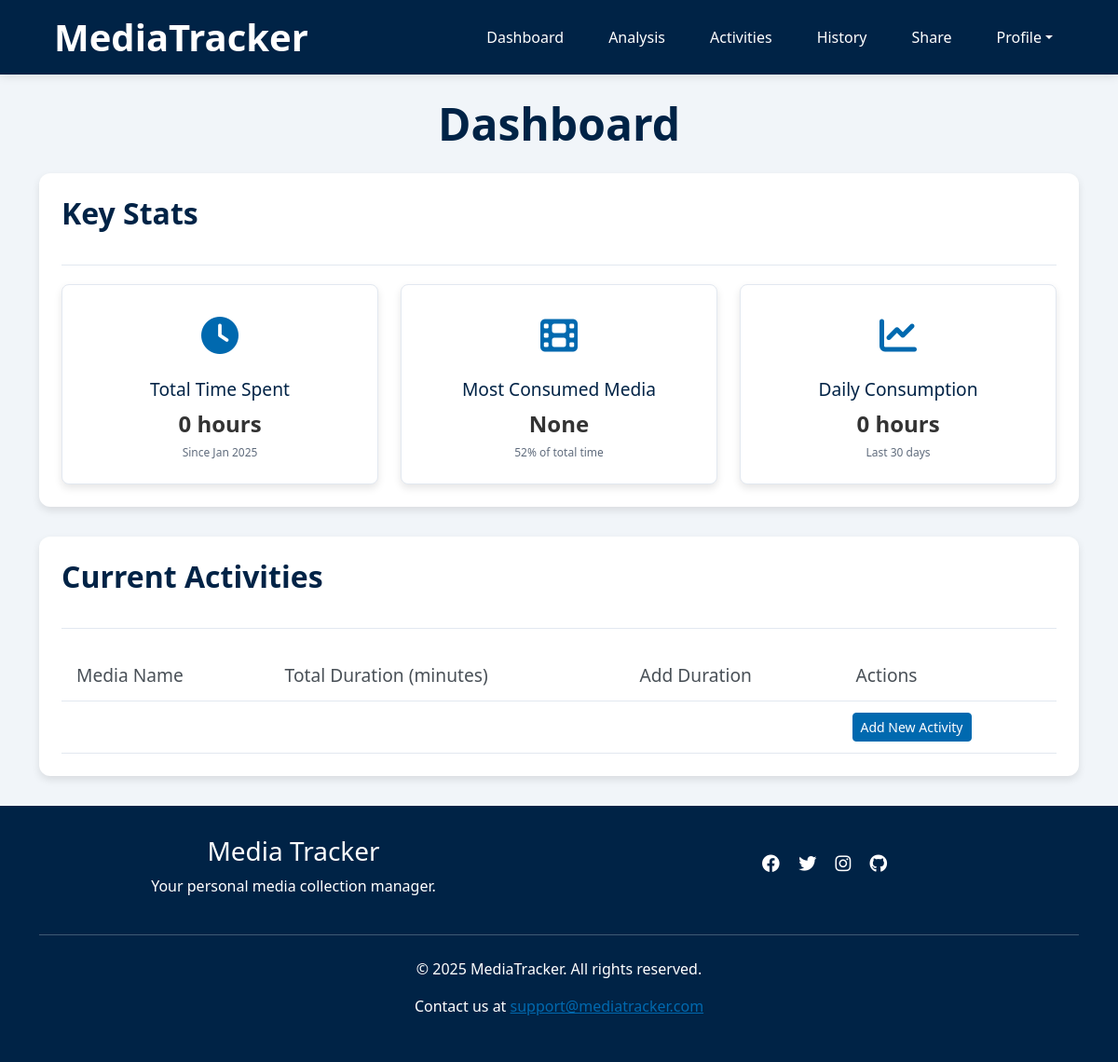
Page /dashboard (signed in) on the earlier database version.
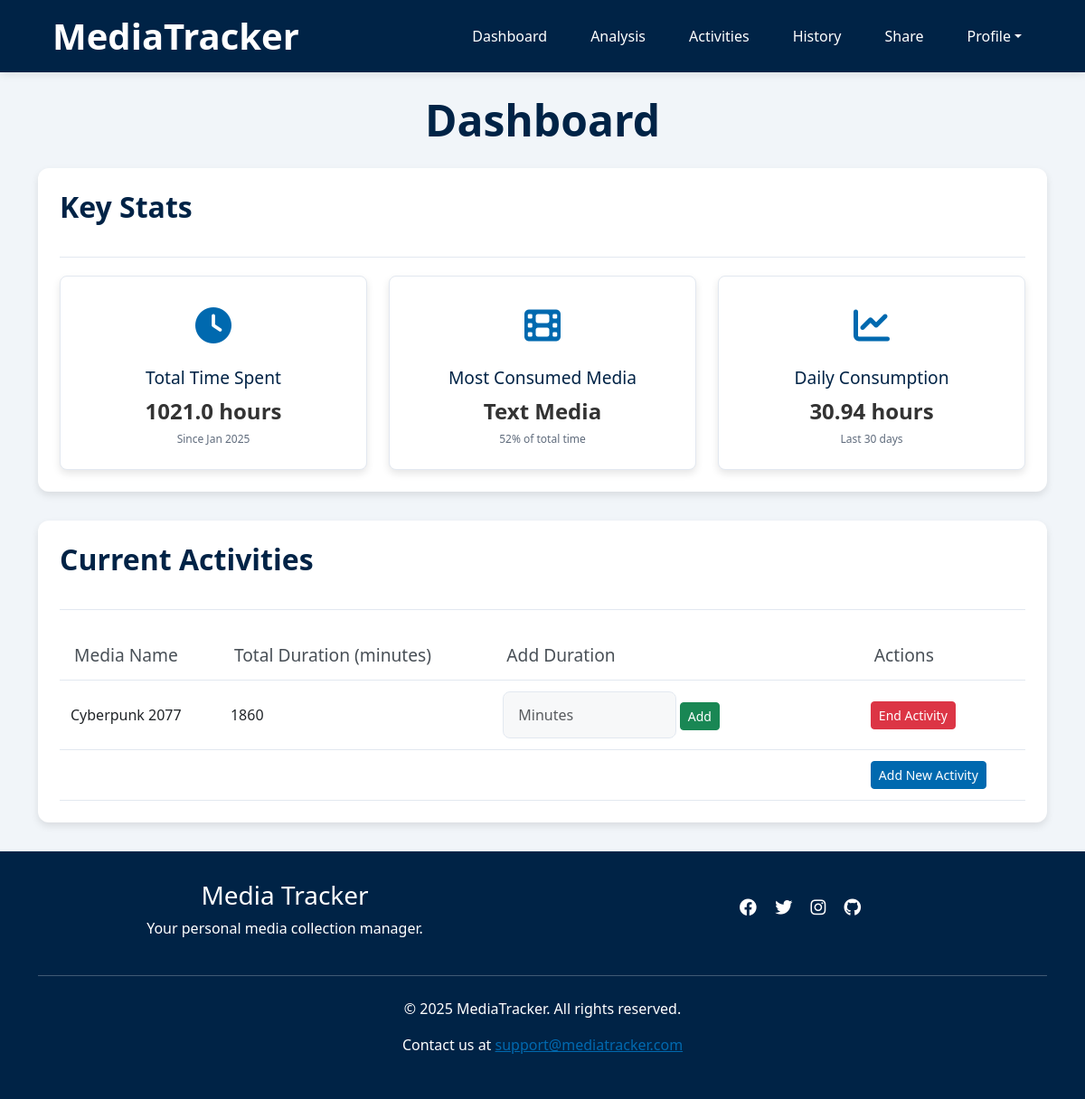
Same page on the later database version.
### app/models.py (models this page shows)
class Activities(db.Model):
    __tablename__ = 'Activities'
    id = db.Column(db.Integer, primary_key=True)
    username = db.Column(db.String(80), db.ForeignKey('Users.username'), nullable=False)
    media_type = db.Column(db.String(50), nullable=False)
    media_subtype = db.Column(db.String(50), nullable=True)
    media_name = db.Column(db.String(120), nullable=False)
    status = db.Column(db.String(20), nullable=False, default='ongoing')
    start_date = db.Column(db.Date, nullable=True)
    end_date = db.Column(db.Date, nullable=True)
    rating = db.Column(db.Float, nullable=True)
    comment = db.Column(db.Text, nullable=True)
    media_entries = db.relationship('Entries', backref='activity')

### app/routes.py (the view)
@app.route('/dashboard', methods=['GET', 'POST'])
def dashboard():
    if 'username' not in session:
        flash('Please log in to view your dashboard.', 'danger')
        return redirect(url_for('index'))
    username = session['username']
    if request.method == 'POST':
        handle_dashboard_form(username, request.form)
        return redirect(url_for('dashboard'))
    stats = get_user_statistics(username)
    current_activities = get_current_activities(username)
    return render_template(
        'dashboard.html',
        total_time=stats['total_time'],
        most_consumed_media=stats['most_consumed_media'],
        daily_average_time=stats['daily_average_time'],
        current_activities=current_activities
    )

### app/helpers/dashboard_handler.py (called while the page is built)
def get_current_activities(username):
    current_activities = Activities.query.filter_by(username=username, status='ongoing').all()
    activities = []
    for activity in current_activities:
        total_duration = db.session.query(
            func.sum(Entries.duration)
        ).filter_by(activity_id=activity.id).scalar()
        activities.append({
            "media_name": activity.media_name,
            "media_type": activity.media_type,
            "total_duration": total_duration or 0,
            "activity_id": activity.id
        })
    return activities

### app/templates/dashboard.html (shortened to what this page needs)
{% extends "base.html" %}
{% block content %}
<div class="container">
    <h1 class="text-center page-title">Dashboard</h1>
     <section class="section wow fadeInUp" data-wow-duration="0.2s" data-wow-delay="0.05s">
        <div class="section-header">
            <h2 class="section-title">Key Stats</h2>
        </div>
        <div class="stats-grid">
            <div class="stats-metric-card">
                <div class="stats-icon clock">
                    <i class="fas fa-clock"></i>
                </div>
                <div class="container">
                    <div class="stats-info"><h3>Total Time Spent</h3></div>
                    <div class="stats-info"><p>{{ total_time }} hours</p></div>
                    <div class="stats-sub">Since Jan 2025</div>
                </div>
            </div>
            <div class="stats-metric-card">
                <div class="stats-icon film">
                    <i class="fas fa-film"></i>
                </div>
                <div class="container">
                    <div class="stats-info"><h3>Most Consumed Media</h3></div>
                    <div class="stats-info"><p>{{ most_consumed_media }}</p></div>
                    <div class="stats-sub">52% of total time</div>
                </div>
            </div>
            <div class="stats-metric-card">
                <div class="stats-icon chart">
                    <i class="fas fa-chart-line"></i>
                </div>
                <div class="container">
                    <div class="stats-info"><h3>Daily Consumption</h3></div>
                    <div class="stats-info"><p>{{ daily_average_time }} hours</p></div>
                    <div class="stats-sub">Last 30 days</div>
                </div>
            </div>
        </div>
    </section>
    <section class="section wow fadeInUp" data-wow-duration="0.2s" data-wow-delay="0.1s">
        <div class="section-header" style="margin-bottom: 0;">
            <h2 class="section-title">Current Activities</h2>
        </div>
        <div  class="table-container">
        <table>
            <thead>
                <tr>
                    <th>Media Name</th>
                    <th>Total Duration (minutes)</th>
                    <th>Add Duration</th>
                    <th>Actions</th>
                </tr>
            </thead>
            <tbody>
                {% for activity in current_activities %}
                <tr>
                    <td>{{ activity.media_name }}</td>
                    <td>{{ activity.total_duration }}</td>
                    <td>
                        <form action="{{ url_for('dashboard') }}" method="POST" class="d-inline">
                            <input type="number" name="duration" class="form-control d-inline w-50" placeholder="Minutes" required>
                            <button type="submit" name="add_duration" class="btn btn-success btn-sm">Add</button>
                        </form>
                    </td>
                    <td>
                        <button class="btn btn-danger btn-sm" data-bs-toggle="modal" data-bs-target="#endActivityModal" data-activity-id="{{ activity.activity_id }}">End Activity</button>
                    </td>
                </tr>
                {% endfor %}
                <tr>
                    <td></td><td></td><td></td>
                    <td><button class="btn btn-primary btn-sm" data-bs-toggle="modal" data-bs-target="#addActivityModal">Add New Activity</button></td>
                </tr>
            </tbody>
        </table>
        </div>
    </section>
</div>
{% endblock %}

Differences in the rows shown:
now on this page (row edited): Activities: media_type "Text Media"
added Activities: media_name "Cyberpunk 2077", total_duration "1860"
Other differences:
{{ total_time }}: "0" → "1021.0"
{{ daily_average_time }}: "0" → "30.94"
{{ most_consumed_media }}: "None" → (not shown)
